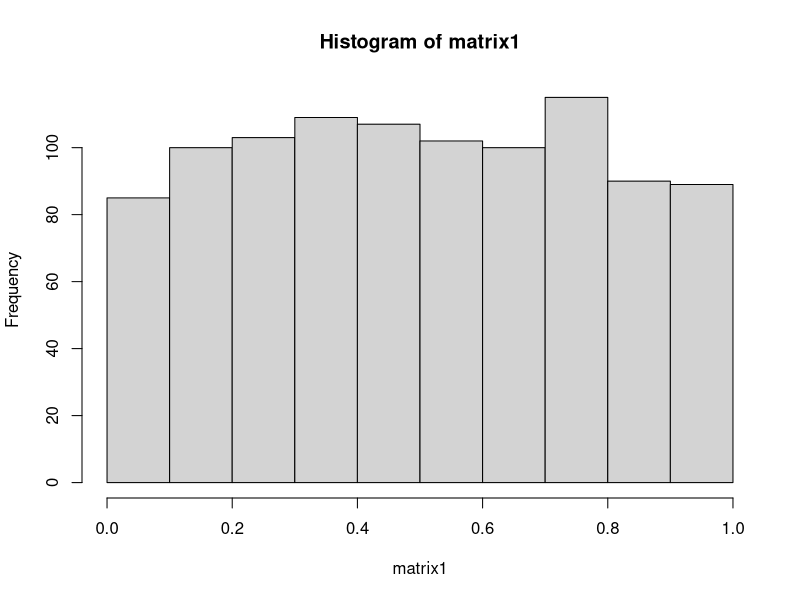

Write R code to recreate this figure.



matrix <- matrix(runif(100), nrow = 10, ncol = 10)
matrix
rowMeans(matrix)

sd(rowMeans(matrix))

matrix1 <- matrix(runif(1000), nrow = 10, ncol = 100)
matrix1

colMeans(matrix1)
hist(matrix1)
